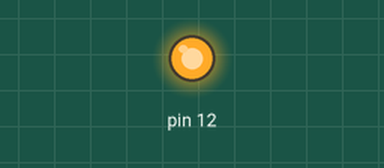
Simulated run of this sketch. Board: Arduino Uno, built with avr-gcc and run on an emulated ATmega328P. Shown: output pins drawn as LEDs (lit = HIGH).

Above: at 0.1 s.
Timing chart, 0 to 1.6 s (numbered marks = the images above):
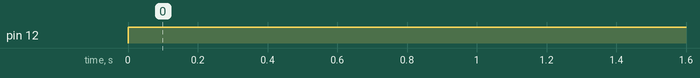

Measured:
- by itself, pin 12: LOW → HIGH at 0.00 s

The sketch:

LED_Glow.ino
```cpp
void setup() {
  // put your setup code here, to run once:
  pinMode(12, OUTPUT);
}

void loop() {
  // put your main code here, to run repeatedly:
  digitalWrite(12, 1);
}
```
